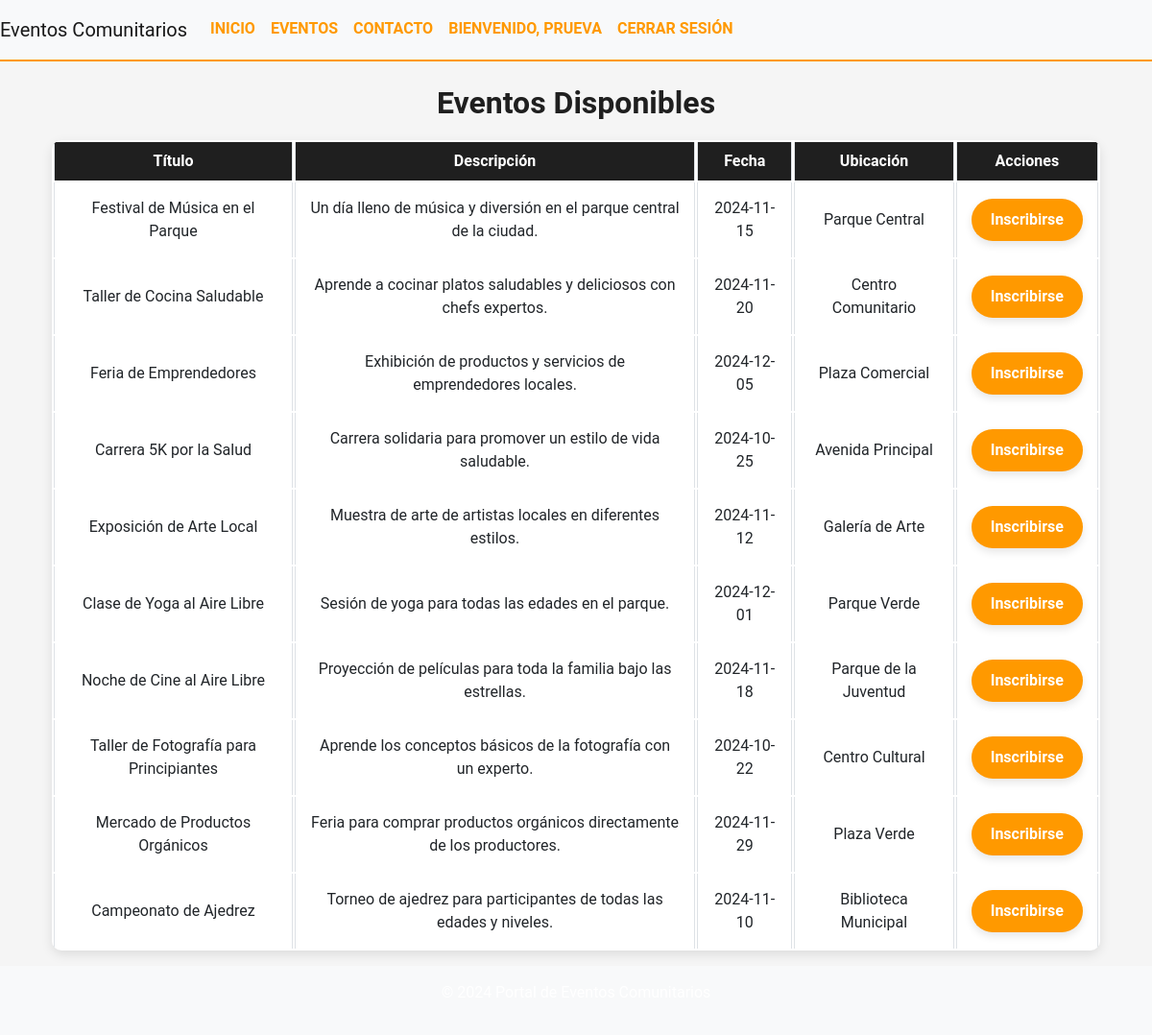
/eventos.php (signed in), run on the app's committed database.
### tables this page shows
CREATE TABLE `eventos` (
  `id` int(11) NOT NULL,
  `titulo` varchar(100) DEFAULT NULL,
  `descripcion` text DEFAULT NULL,
  `fecha` date DEFAULT NULL,
  `ubicacion` varchar(100) DEFAULT NULL,
  `categoria` varchar(50) DEFAULT NULL,
  `cupo` int(11) DEFAULT NULL,
  `admin_id` int(11) DEFAULT NULL
);

### eventos.php (the view, shortened to what this page needs)
<?php
include 'includes/db.php';
include 'includes/header.php';
$sql = "SELECT * FROM eventos";
$stmt = $conn->prepare($sql);
$stmt->execute();
$eventos = $stmt->fetchAll();
$usuario_logueado = isset($_SESSION['usuario']);
$usuario_id = $_SESSION['usuario'] ?? null;
?>
<div class="container mt-4">
    <h2 class="text-center">Eventos Disponibles</h2>
    <table class="table table-bordered">
        <thead>
            <tr>
                <th>Título</th>
                <th>Descripción</th>
                <th>Fecha</th>
                <th>Ubicación</th>
                <th>Acciones</th>
            </tr>
        </thead>
        <tbody>
            <?php foreach ($eventos as $evento): ?>
                <tr>
                    <td><?php echo htmlspecialchars($evento['titulo']); ?></td>
                    <td><?php echo htmlspecialchars($evento['descripcion']); ?></td>
                    <td><?php echo htmlspecialchars($evento['fecha']); ?></td>
                    <td><?php echo htmlspecialchars($evento['ubicacion']); ?></td>
                    <td>
                        <?php if ($usuario_logueado): ?>
                            <?php
                            $sql = "SELECT * FROM inscripciones WHERE usuario_id = :usuario_id AND evento_id = :evento_id";
                            $stmt = $conn->prepare($sql);
                            $stmt->execute([
                                'usuario_id' => $usuario_id,
                                'evento_id' => $evento['id']
                            ]);
                            $inscrito = $stmt->fetch();
                            ?>
                            <?php if ($inscrito): ?>
                                <form method="POST" action="cancelar_inscripcion.php">
                                    <input type="hidden" name="evento_id" value="<?php echo $evento['id']; ?>">
                                    <button type="submit" class="btn btn-danger">Cancelar Inscripción</button>
                                </form>
                            <?php else: ?>
                                <form method="POST" action="inscribirse_evento.php">
                                    <button type="submit" class="btn btn-primary">Inscribirse</button>
                                </form>
                            <?php endif; ?>
                        <?php else: ?>
                            <p>Inicia sesión para inscribirte.</p>
                        <?php endif; ?>
                    </td>
                </tr>
            <?php endforeach; ?>
        </tbody>
    </table>
</div>
<?php include 'includes/footer.php'; ?>

### assets/css/estilos.css (style rules this page uses)
body { background-color: #f5f5f5; font-family: 'Roboto', sans-serif; color: #333; margin: 0; padding: 0; }
h1, h2 { color: #1f1f1f; font-weight: 700; text-align: center; margin-bottom: 20px; }
.btn-primary { background-color: #ff9900; border: none; border-radius: 30px; padding: 10px 20px; transition: background-color 0.3s ease, box-shadow 0.3s ease; box-shadow: 0px 4px 8px rgba(0, 0, 0, 0.1); font-weight: bold; }
.table { background-color: white; border-radius: 10px; box-shadow: 0px 4px 12px rgba(0, 0, 0, 0.1); overflow: hidden; border-collapse: separate; }
.table th { background-color: #1f1f1f; color: white; font-weight: bold; text-align: center; }
.table td { text-align: center; padding: 15px; vertical-align: middle; }

### data on the page
eventos: titulo "Festival de Música en el Parque", descripcion "Un día lleno de música y diversión en el parque central de la ciudad.", fecha "2024-11-15", ubicacion "Parque Central"
eventos: titulo "Taller de Cocina Saludable", descripcion "Aprende a cocinar platos saludables y deliciosos con chefs expertos.", fecha "2024-11-20", ubicacion "Centro Comunitario"
eventos: titulo "Feria de Emprendedores", descripcion "Exhibición de productos y servicios de emprendedores locales.", fecha "2024-12-05", ubicacion "Plaza Comercial"
eventos: titulo "Carrera 5K por la Salud", descripcion "Carrera solidaria para promover un estilo de vida saludable.", fecha "2024-10-25", ubicacion "Avenida Principal"
eventos: titulo "Exposición de Arte Local", descripcion "Muestra de arte de artistas locales en diferentes estilos.", fecha "2024-11-12", ubicacion "Galería de Arte"
eventos: titulo "Clase de Yoga al Aire Libre", descripcion "Sesión de yoga para todas las edades en el parque.", fecha "2024-12-01", ubicacion "Parque Verde"
eventos: titulo "Noche de Cine al Aire Libre", descripcion "Proyección de películas para toda la familia bajo las estrellas.", fecha "2024-11-18", ubicacion "Parque de la Juventud"
eventos: titulo "Taller de Fotografía para Principiantes", descripcion "Aprende los conceptos básicos de la fotografía con un experto.", fecha "2024-10-22", ubicacion "Centro Cultural"
eventos: titulo "Mercado de Productos Orgánicos", descripcion "Feria para comprar productos orgánicos directamente de los productores.", fecha "2024-11-29", ubicacion "Plaza Verde"
eventos: titulo "Campeonato de Ajedrez", descripcion "Torneo de ajedrez para participantes de todas las edades y niveles.", fecha "2024-11-10", ubicacion "Biblioteca Municipal"

### other printed values
$_SESSION['nombre'] "PRUEVA"
